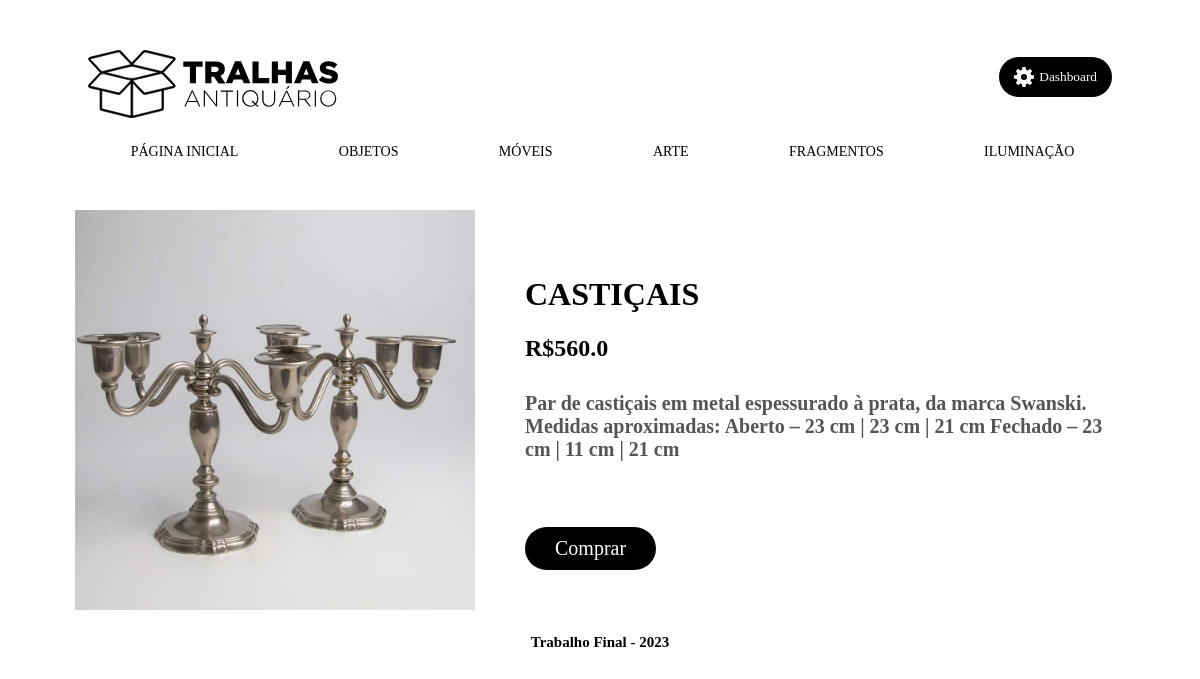
The page /16 on the database its author committed.
### loja/models.py (models this page shows, shortened)
class Produto(models.Model):
    nome = models.CharField(max_length=100)
    preco = models.FloatField()
    imagem = models.ImageField(upload_to="image/")
    descricao = models.TextField()
    categoria = models.ForeignKey(Categoria,on_delete=models.CASCADE)

### loja/views.py (the view)
# urls.py: path('<int:id>',detalhar_produto,name='detalhar_produto'),
def detalhar_produto(request, id):
    produtos = get_object_or_404(Produto, id=id)
    context={'produtos' : produtos}
    return render(request,'loja/detalhes.html', context)

### loja/templates/loja/detalhes.html (shortened to what this page needs)
{% extends 'base.html' %}
{% block nav %}
<li>
  <a href="/">
    PÁGINA INICIAL
  </a>
</li>
<li>
  OBJETOS
</li>
<li>
  MÓVEIS
</li>
<li>
  ARTE
</li>
<li>
  FRAGMENTOS
</li>
<li>
  ILUMINAÇÃO
</li>
{% endblock %}
{% block center %}
<div class="flex-area-detalhe">
  <div class="area-detalhe">
    <div class="imagem">
      <img class="produto-imagem" src="{{ produtos.imagem.url }}" alt="logo">
    </div>
    <div class="info">
      <h1 class="info-nome">{{produtos.nome}}</h1>
      <h2 class="info-preco">R${{produtos.preco}}</h2>
      <h2 class="info-desc">{{produtos.descricao}}</h2>
      <button class="btn-comprar">Comprar</button>
    </div>
  </div>
</div>
{% endblock %}

### static/css/style.css (style rules this page uses)
* { font-family: 'Franklin Gothic Medium'; }
nav .nav-bar ul li { display: inline-block; font-size: 14px; margin-top: 10px; margin-right: 35px; }
nav .nav-bar ul li a { text-decoration: none; color: black; }
.area-detalhe { background-color: white; display: flex; flex-direction: row; flex-wrap: wrap; align-items: center; align-content: center; }
.area-detalhe .imagem img { width: 400px; height: 400px; margin-right: 50px; }
.area-detalhe .info .info-desc { color: rgb(85, 85, 85); margin-top: 30px; font-size: 20px; max-width: 600px; }
.area-detalhe .info .btn-comprar { background-color: black; margin-top: 50px; border-style: none; padding: 10px; font-size: 20px; padding-left: 30px; padding-right: 30px; border-radius: 25px; color: white; }
nav .nav-bar li { display: inline-block; }
nav .nav-bar li { font-size: 14px; margin-top: 10px; margin-right: 35px; }

### rows shown on the page
Produto: imagem (picture), nome "CASTIÇAIS", preco "560.0", descricao "Par de castiçais em metal espessurado à prata, da marca Swanski. Medidas aproximadas: Aberto – 23 cm | 23 cm | 21 cm Fechado – 23 cm | 11 cm | 21 cm"
